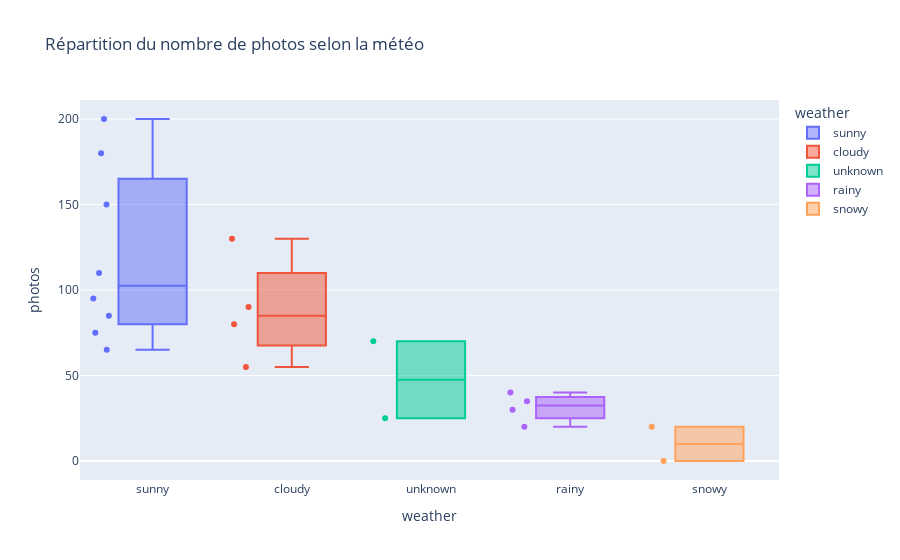

Write notebook code for a chart like this one.
### Markdown cell above
**TODO**

- Créer un diagramme en boîte (box plot) pour visualiser la répartition du nombre de photos selon la météo
- Afficher le graphique
- Quelles conclusions tirez-vous de ce graphe ?

### Code cell
# Write your code here

# - Créer un diagramme en boîte (box plot) pour visualiser la répartition du nombre de photos selon la météo
# Affiche les photos inférieures à O
print(df[df['photos'] < 0])
#  localise la ligne correspondant à Grenoble le 10 décembre 2024, cible la colonne photos et on réassigne la valeur à 0
df.loc[(df['city'] == 'Grenoble') & (df['date'] == '2024-12-10'), 'photos'] = 0

fig = px.box(
    df,
    x='weather',
    y='photos',
    color='weather',
    title='Répartition du nombre de photos selon la météo',
    points='all'  # Affiche aussi tous les points (jitter)
)

# Afficher le graphique
fig.show()

### Figure 1 — Plotly figure (JSON) as saved in the notebook; plotly's stock layout.template omitted (floating-point values rounded to 4 significant figures)
{"data": [{"alignmentgroup": "True", "boxpoints": "all", "hovertemplate": "weather=%{x}<br>photos=%{y}<extra></extra>", "legendgroup": "sunny", "marker": {"color": "#636efa"}, "name": "sunny", "notched": false, "offsetgroup": "sunny", "orientation": "v", "showlegend": true, "type": "box", "x": ["sunny", "sunny", "sunny", "sunny", "sunny", "sunny", "sunny", "sunny"], "x0": " ", "xaxis": "x", "y": [150, 95, 75, 200, 180, 85, 65, 110], "y0": " ", "yaxis": "y"}, {"alignmentgroup": "True", "boxpoints": "all", "hovertemplate": "weather=%{x}<br>photos=%{y}<extra></extra>", "legendgroup": "cloudy", "marker": {"color": "#EF553B"}, "name": "cloudy", "notched": false, "offsetgroup": "cloudy", "orientation": "v", "showlegend": true, "type": "box", "x": ["cloudy", "cloudy", "cloudy", "cloudy"], "x0": " ", "xaxis": "x", "y": [130, 80, 55, 90], "y0": " ", "yaxis": "y"}, {"alignmentgroup": "True", "boxpoints": "all", "hovertemplate": "weather=%{x}<br>photos=%{y}<extra></extra>", "legendgroup": "unknown", "marker": {"color": "#00cc96"}, "name": "unknown", "notched": false, "offsetgroup": "unknown", "orientation": "v", "showlegend": true, "type": "box", "x": ["unknown", "unknown"], "x0": " ", "xaxis": "x", "y": [25, 70], "y0": " ", "yaxis": "y"}, {"alignmentgroup": "True", "boxpoints": "all", "hovertemplate": "weather=%{x}<br>photos=%{y}<extra></extra>", "legendgroup": "rainy", "marker": {"color": "#ab63fa"}, "name": "rainy", "notched": false, "offsetgroup": "rainy", "orientation": "v", "showlegend": true, "type": "box", "x": ["rainy", "rainy", "rainy", "rainy"], "x0": " ", "xaxis": "x", "y": [30, 40, 20, 35], "y0": " ", "yaxis": "y"}, {"alignmentgroup": "True", "boxpoints": "all", "hovertemplate": "weather=%{x}<br>photos=%{y}<extra></extra>", "legendgroup": "snowy", "marker": {"color": "#FFA15A"}, "name": "snowy", "notched": false, "offsetgroup": "snowy", "orientation": "v", "showlegend": true, "type": "box", "x": ["snowy", "snowy"], "x0": " ", "xaxis": "x", "y": [0, 20], "y0": " ", "yaxis": "y"}], "layout": {"boxmode": "overlay", "legend": {"title": {"text": "weather"}, "tracegroupgap": 0}, "title": {"text": "Répartition du nombre de photos selon la météo"}, "xaxis": {"anchor": "y", "categoryarray": ["sunny", "cloudy", "unknown", "rainy", "snowy"], "categoryorder": "array", "domain": [0, 1], "title": {"text": "weather"}}, "yaxis": {"anchor": "x", "domain": [0, 1], "title": {"text": "photos"}}}}
